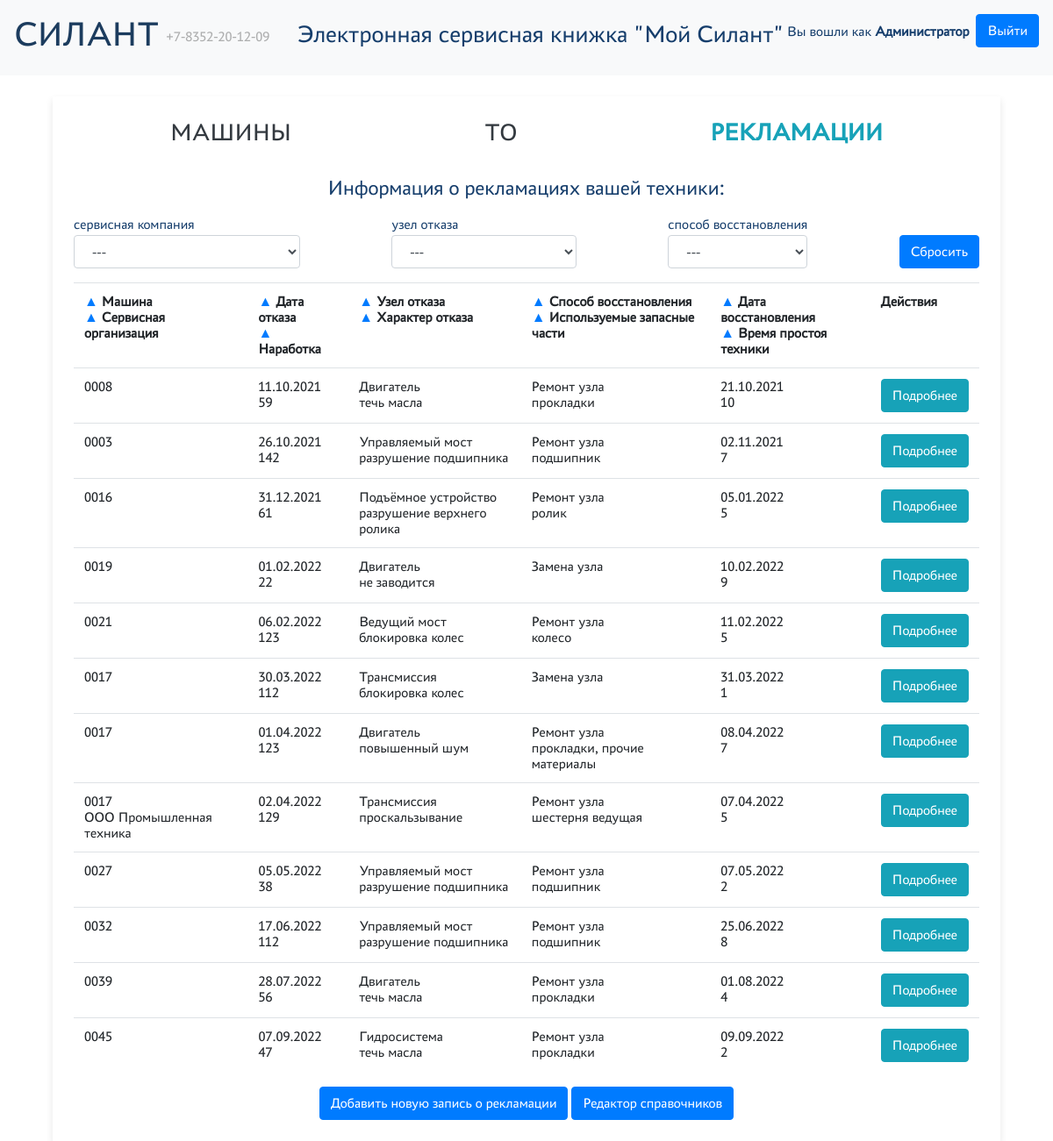
The app's page /complaints (signed in) with its own data.
### main/models.py (models this page shows, shortened)
class Complaint(models.Model):
    car = models.ForeignKey(Car, on_delete=models.CASCADE, verbose_name='Машина')
    service_company = models.ForeignKey(ServiceCompany, on_delete=models.SET_NULL, verbose_name='Сервисная компания', null=True)
    date_of_refusal = models.DateField(verbose_name='Дата отказа')
    operating_time = models.IntegerField(verbose_name='Наработка м/час')
    failure_node = models.TextField(verbose_name='Узел отказа')
    denial_type = models.ForeignKey(DenialType, on_delete=models.CASCADE, verbose_name='Характер отказа')
    recovery_method = models.ForeignKey(RecoveryMethod, on_delete=models.CASCADE, verbose_name='Способ восстановления')
    used_details = models.TextField(blank=True, verbose_name='Используемые запасные части')
    date_of_restoration = models.DateField(verbose_name='Дата восстановления')
    equipment_downtime = models.TextField(verbose_name='Время простоя техники')
    class Meta:
        verbose_name = 'Рекламация'
        verbose_name_plural = 'Рекламации'
        ordering = ['date_of_refusal']

class Car(models.Model):
    vin = models.CharField("Заводской номер машины", max_length=255)
    vehicle_model = models.ForeignKey(VehicleModel, on_delete=models.CASCADE, verbose_name="Модель техники")
    engine_model = models.ForeignKey(EngineModel, on_delete=models.CASCADE, verbose_name="Модель двигателя")
    engine_number = models.CharField("Заводской номер двигателя", max_length=255)
    transmission_model = models.ForeignKey(TransmissionModel, on_delete=models.CASCADE, verbose_name="Модель трансмиссии")
    transmission_number = models.CharField("Заводской номер трансмиссии", max_length=255)
    drive_axle = models.ForeignKey(DriveAxleModel, on_delete=models.CASCADE, verbose_name="Модель ведущего моста")
    drive_axle_number = models.CharField("Заводской номер ведущего моста", max_length=255)
    steering_axle = models.ForeignKey(SteeringAxleModel, on_delete=models.CASCADE, verbose_name="Модель управляемого моста")
    steering_axle_number = models.CharField("Заводской номер управляемого моста", max_length=255)
    supply_agreement = models.TextField("Договор поставки, №, дата")
    shipment_date = models.DateField("Дата отгрузки с завода")
    consignee = models.TextField("Грузополучатель")
    delivery_address = models.TextField("Адрес поставки (эксплуатации)")
    equipment = models.TextField("Комплектация, доп. опции")
    user = models.ForeignKey(auth_models.CustomUser, on_delete=models.CASCADE, verbose_name="Клиент")
    service_company = models.ForeignKey(ServiceCompany, on_delete=models.CASCADE, verbose_name="Сервисная компания")
    class Meta:
        verbose_name = "Машина"
        verbose_name_plural = "Машины"

class DenialType(models.Model):
    name = models.CharField("Название", max_length=255)
    description = models.TextField("Описание")
    def __str__(self):
        return self.name
    class Meta:
        verbose_name = 'Характер отказа'
        verbose_name_plural = 'Характеры отказов'

class RecoveryMethod(models.Model):
    name = models.CharField("Название", max_length=255)
    description = models.TextField("Описание")
    def __str__(self):
        return self.name
    class Meta:
        verbose_name = "Способ восстановления"
        verbose_name_plural = "Способы восстановления"

class ServiceCompany(models.Model):
    name = models.CharField("Название", max_length=255)
    description = models.TextField("Описание")
    user = models.OneToOneField(auth_models.CustomUser, on_delete=models.SET_NULL, verbose_name='Пользователь', null=True)
    class Meta:
        verbose_name = "Сервисная компания"
        verbose_name_plural = "Сервисные компании"

### main/views.py (the view, shortened to what this page needs)
# urls.py: path('complaints', views.ComplaintListView.as_view(), name="complaint-list"),
class ComplaintListView(PermissionRequiredMixin, ListView):
    permission_required = 'main.view_complaint'
    model = models.Complaint
    queryset = models.Complaint.objects.all()
    template_name = 'main/complaints/list.html'
    context_object_name = 'complaints'
    def get_context_data(self, *args, **kwargs):
        context = super().get_context_data(*args, **kwargs)
        if self.request.GET.get('clear'):
            self.request.session.pop('order_by3', None)
            self.request.session.pop('fn', None)
            self.request.session.pop('rm', None)
            self.request.session.pop('sc', None)
        if self.request.GET.get('order_by'):
            self.request.session['order_by3'] = self.request.GET.get('order_by')
        if not 'order_by3' in self.request.session:
            self.request.session['order_by3'] = 'date_of_refusal'
        order_by = self.request.session['order_by3']
        if order_by in ['recovery_method', 'service_company']:
            order_by = order_by + "__name"
        if self.request.GET.get('fn'): self.request.session['fn'] = self.request.GET.get('fn')
        context['fn'] = self.request.session['fn'] if "fn" in self.request.session else '---'
        if self.request.GET.get('rm'):
            self.request.session['rm'] = self.request.GET.get('rm')
        context['rm'] = self.request.session['rm'] if "rm" in self.request.session else '---'
        if self.request.GET.get('sc'):
            self.request.session['sc'] = self.request.GET.get('sc')
        context['sc'] = self.request.session['sc'] if "sc3" in self.request.session else '---'
        qs = qs_filter = models.Complaint.objects.all()
        if "fn" in self.request.session:
            qs = qs.filter(failure_node=self.request.session['fn'])
        if "rm" in self.request.session:
            filter = models.RecoveryMethod.objects.get(name=self.request.session['rm'])
            qs = qs.filter(recovery_method=filter)
        if "sc" in self.request.session:
            filter = models.ServiceCompany.objects.filter(name=self.request.session['sc'])
            if filter.exists():
                qs = qs.filter(service_company=filter.first().id)
            else:
                context['sc'] = '---'
        if self.request.user.groups.filter(name='admin').exists() or self.request.user.groups.filter(name='manager').exists():
            context['failure_node'] = set(qs_filter.values_list('failure_node', flat=True))
            context['recovery_method'] = set(qs_filter.values_list('recovery_method__name', flat=True))
            context['service_company'] = set(qs_filter.values_list('service_company__name', flat=True))
            context['complaints'] = qs.order_by(order_by)
        else:
            context['complaints'] = []
        return context

### authentication/models.py (called while the page is built)
    def has_perm(self, perm, obj=None):
        return True

### main/templatetags/custom_tags.py (called while the page is built)
@register.filter(name='has_group')
def has_group(user, group_name):
    group = Group.objects.get(name=group_name)
    return True if group in user.groups.all() else False

### templates/main/complaints/list.html (shortened to what this page needs)
{% extends 'base.html' %}
{% load custom_tags %}
{% block content %}
    <div class="col-12 col-md-12 mt-3">
        <div class="card-new p-4">
            <div class="d-flex justify-content-around">
                <a href="/user_index" class="pt-0 h3 text-uppercase nav-link {% if request.path|slice:":11" == '/user_index' %}font-weight-bold text-info{% else %}text-dark{% endif %}">машины</a>
                <a href="/maintenance" class="pt-0 h3 text-uppercase nav-link {% if request.path|slice:":12" == '/maintenance' %}font-weight-bold text-info{% else %}text-dark{% endif %}">то</a>
                <a href="/complaints" class="pt-0 h3 text-uppercase nav-link {% if request.path|slice:":12" == '/complaints' %}font-weight-bold text-info{% else %}text-dark{% endif %}">рекламации</a>
            </div>
            <h4 class="text-center my-3">Информация о рекламациях вашей техники:</h4>
            <div class="d-flex justify-content-between align-items-end my-3">
                <div>
                    <span class="select_name">сервисная компания</span>
                    <select class="form-control" onchange="window.location.assign('?sc=' + this.value);">
                        <option value="{{ sc }}">&nbsp;{{ sc }}&nbsp;</option>
                    </select>
                </div>
                <div>
                    <span class="select_name">узел отказа</span>
                    <select class="form-control" onchange="window.location.assign('?fn=' + this.value);">
                        <option value="{{ fn }}">&nbsp;{{ fn }}&nbsp;</option>
                    </select>
                </div>
                <div>
                    <span class="select_name">способ восстановления</span>
                    <select class="form-control" onchange="window.location.assign('?rm=' + this.value);">
                        <option value="{{ rm }}">&nbsp;{{ rm }}&nbsp;</option>
                    </select>
                </div>
                <div>
                    <a title="Очистить фильтры" class="btn btn-primary" href="?clear=clear">Сбросить</a>
                </div>
            </div>
            <table class="table table-hover">
                <tr>
                    <th><a title="Сортировать" href="?order_by=car">&#9650; </a>Машина<br>
                        <a title="Сортировать" href="?order_by=service_company">&#9650; </a>Сервисная организация</th>
                    <th><a title="Сортировать" href="?order_by=date_of_refusal">&#9650; </a>Дата отказа<br>
                        <a title="Сортировать" href="?order_by=operating_time">&#9650; </a>Наработка</th>
                    <th><a title="Сортировать" href="?order_by=failure_node">&#9650; </a>Узел отказа<br>
                        <a title="Сортировать" href="?order_by=denial_type">&#9650; </a>Характер отказа</th>
                    <th><a title="Сортировать" href="?order_by=recovery_method">&#9650; </a>Способ восстановления<br>
                        <a title="Сортировать" href="?order_by=used_details">&#9650; </a>Используемые запасные части</th>
                    <th><a title="Сортировать" href="?order_by=date_of_restoration">&#9650; </a>Дата восстановления<br>
                        <a title="Сортировать" href="?order_by=equipment_downtime">&#9650; </a>Время простоя техники</th>
                    <th>Действия</th>
                </tr>
                {% for complaint in complaints %}
                    <tr>
                        <td>{{ complaint.car.vin }}<br>
                            {{ complaint.service_company.name }}</td>
                        <td>{{ complaint.date_of_refusal|date:"d.m.Y" }}<br>
                            {{ complaint.operating_time }}</td>
                        <td>{{ complaint.failure_node }}<br>
                            {{ complaint.denial_type }}</td>
                        <td>{{ complaint.recovery_method }}<br>
                            {{ complaint.used_details }}</td>
                        <td>{{ complaint.date_of_restoration|date:"d.m.Y" }}<br>
                            {{ complaint.equipment_downtime }}</td>
                        <td><a href="/complaints/{{ complaint.pk }}" class="btn btn-info">Подробнее</a></td>
                    </tr>
                {% endfor %}
            </table>
            <div class="text-center">
                {% if request.user|has_group:"service" or request.user|has_group:"manager" or request.user|has_group:"admin" %}
                    <a class="btn btn-primary" href="/complaints/new">Добавить новую запись о рекламации</a>
                {% endif %}
                {% if request.user|has_group:"manager" or request.user|has_group:"admin" %}
                    <a class="btn btn-primary" href="/lookups" role="button">Редактор справочников</a>
                {% endif %}
            </div>
        </div>
    </div>
{% endblock content %}

### static/css/style.css (style rules this page uses)
:root { --silant_black: #163E6C; --silant_red: #D20A11; --silant_beige: #EBE6D6; --silant_grey: #6c757d; --silant_light_grey: #e6e6e6; --silant_cell_grey: #f3f3f3; }
html { font-family: "PT-Astra-Sans_Regular" !important; line-height: 1.5; -webkit-text-size-adjust: 100%; -ms-text-size-adjust: 100%; -moz-text-size-adjust: 100%; -ms-overflow-style: scrollbar; -webkit-tap-highlight-color: rgba(0, 0, 0, 0); }
body { font-family: "PT-Astra-Sans_Regular" !important; height: 100%; font-weight: 400; line-height: 1.5; color: var(--silant_black); }
.card-new { background-color: white; box-shadow: 0 4px 8px rgba(0, 0, 0, 0.1); }

### records on screen
Complaint: car.vin "0008", date_of_refusal "11.10.2021", operating_time "59", failure_node "Двигатель", denial_type "течь масла", recovery_method "Ремонт узла", used_details "прокладки", date_of_restoration "21.10.2021", equipment_downtime "10"
Complaint: car.vin "0003", date_of_refusal "26.10.2021", operating_time "142", failure_node "Управляемый мост", denial_type "разрушение подшипника", recovery_method "Ремонт узла", used_details "подшипник", date_of_restoration "02.11.2021", equipment_downtime "7"
Complaint: car.vin "0016", date_of_refusal "31.12.2021", operating_time "61", failure_node "Подъёмное устройство", denial_type "разрушение верхнего ролика", recovery_method "Ремонт узла", used_details "ролик", date_of_restoration "05.01.2022", equipment_downtime "5"
Complaint: car.vin "0019", date_of_refusal "01.02.2022", operating_time "22", failure_node "Двигатель", denial_type "не заводится", recovery_method "Замена узла", date_of_restoration "10.02.2022", equipment_downtime "9"
Complaint: car.vin "0021", date_of_refusal "06.02.2022", operating_time "123", failure_node "Ведущий мост", denial_type "блокировка колес", recovery_method "Ремонт узла", used_details "колесо", date_of_restoration "11.02.2022", equipment_downtime "5"
Complaint: car.vin "0017", date_of_refusal "30.03.2022", operating_time "112", failure_node "Трансмиссия", denial_type "блокировка колес", recovery_method "Замена узла", date_of_restoration "31.03.2022", equipment_downtime "1"
Complaint: car.vin "0017", date_of_refusal "01.04.2022", operating_time "123", failure_node "Двигатель", denial_type "повышенный шум", recovery_method "Ремонт узла", used_details "прокладки, прочие материалы", date_of_restoration "08.04.2022", equipment_downtime "7"
Complaint: car.vin "0017", service_company.name "ООО Промышленная техника", date_of_refusal "02.04.2022", operating_time "129", failure_node "Трансмиссия", denial_type "проскальзывание", recovery_method "Ремонт узла", used_details "шестерня ведущая", date_of_restoration "07.04.2022", equipment_downtime "5"
Complaint: car.vin "0027", date_of_refusal "05.05.2022", operating_time "38", failure_node "Управляемый мост", denial_type "разрушение подшипника", recovery_method "Ремонт узла", used_details "подшипник", date_of_restoration "07.05.2022", equipment_downtime "2"
Complaint: car.vin "0032", date_of_refusal "17.06.2022", operating_time "112", failure_node "Управляемый мост", denial_type "разрушение подшипника", recovery_method "Ремонт узла", used_details "подшипник", date_of_restoration "25.06.2022", equipment_downtime "8"
Complaint: car.vin "0039", date_of_refusal "28.07.2022", operating_time "56", failure_node "Двигатель", denial_type "течь масла", recovery_method "Ремонт узла", used_details "прокладки", date_of_restoration "01.08.2022", equipment_downtime "4"
Complaint: car.vin "0045", date_of_refusal "07.09.2022", operating_time "47", failure_node "Гидросистема", denial_type "течь масла", recovery_method "Ремонт узла", used_details "прокладки", date_of_restoration "09.09.2022", equipment_downtime "2"
